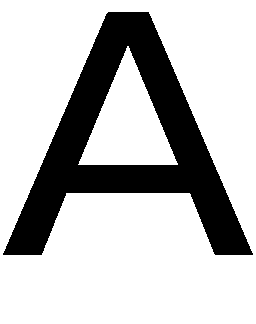
//> input picture assets/images/A.bmp, 256 x 324 px
$ ./ip-project   (built with g++ and OpenCV 4)
//> lines starting //> are read from the running program, lines starting //| are printed output that depends on the picture; after the words box and inside, x2 and y2 are one past the last pixel; in counts of white or black regions, pixels touching at a corner belong together
#include "stdafx.h"
#include "common.h"
#include <fstream>

using namespace std;
using namespace cv;

bool is_inside(Mat img, int i, int j) {
    return (i >= 0 && i < img.rows && j >= 0 && j < img.cols);
}

/*----------------------------------------------------------------------------------------------------------------
------------------------------------------------------------------------------------------------------------------
EDGE DETECTION ON SIMPLE IMAGES (WITHOUT HOLE DETECTION)
------------------------------------------------------------------------------------------------------------------
------------------------------------------------------------------------------------------------------------------*/
vector<pair<int, int>> calculate_perimeter(Mat_<uchar> img) {
    vector<pair<int, int>> boundary;
    int i, j;

    // Find P_0
    pair<int, int> P_0;
    for (i = 0; i < img.rows; i++) {
        for (j = 0; j < img.cols; j++) {
            if (img(i, j) == 0) {
                P_0 = make_pair(i, j);
                break;
            }
        }
        if (P_0.first != 0 || P_0.second != 0) {
            break;
        }
    }

    boundary.push_back(P_0);

    int n8_di[8] = { 0, -1, -1,  -1,  0,  1, 1, 1 };
    int n8_dj[8] = { 1,  1,  0,  -1, -1, -1, 0, 1 };

    int dir = 7;
    Point P_current(P_0.second, P_0.first);
    while (true) {
        int new_dir;
        if (dir % 2 == 0) {
            new_dir = (dir + 7) % 8;
        }
        else {
            new_dir = (dir + 6) % 8;
        }
        for (int k = 0; k < 8; k++) {
            int new_i = P_current.y + n8_di[new_dir];
            int new_j = P_current.x + n8_dj[new_dir];
            if (img(new_i, new_j) == 0) {
                P_current.x = new_j;
                P_current.y = new_i;
                boundary.push_back(make_pair(new_i, new_j));
                dir = new_dir;
                break;
            }
            new_dir = (new_dir + 1) % 8;
        }
        if (boundary.size() > 2 && boundary[0] == boundary[boundary.size() - 2] && boundary[boundary.size() - 1] == boundary[1]) {
            break;
        }
    }

    // Draw boundary on the image
    Mat boundary_img(img.rows, img.cols, CV_8UC3, Scalar(255, 255, 255));
    for (int i = 0; i < boundary.size() - 1; i++) {
        line(boundary_img, Point(boundary[i].second, boundary[i].first), Point(boundary[i + 1].second, boundary[i + 1].first), Scalar(0, 0, 255), 1);
    }

    imshow("Boundary", boundary_img);
    waitKey(0);

    return boundary;
}

// [25 lines left out: function generate_gcode, not called in this run]

/*----------------------------------------------------------------------------------------------------------------
------------------------------------------------------------------------------------------------------------------
EDGE DETECTION ON SIMPLE IMAGES (WITH HOLE DETECTION)
------------------------------------------------------------------------------------------------------------------
------------------------------------------------------------------------------------------------------------------*/
// Next direction to follow while tracing the contour
const int yChainNeighbours[] = { 0, -1, -1, -1, 0, 1, 1, 1 };
const int xChainNeighbours[] = { 1, 1, 0, -1, -1, -1, 0, 1 };

// Neighboring pixels for labeling connected holes
const int yNeighbours[] = { -1, -1, -1, 0, 0, 1, 1, 1 };
const int xNeighbours[] = { -1, 0, 1, -1, 1, -1, 0, 1 };

int totalHoles = 0;
Mat holeLabels;
Mat contour;
vector<Point> contourPoints;
vector<vector<Point>> holes;

// Function to fill a connected hole with a unique label
// [226 lines left out: functions fillLabel, traceHole, traceContour, drawContour, contour_wrapper, generate_gcode_holes, not called in this run]

/*----------------------------------------------------------------------------------------------------------------
------------------------------------------------------------------------------------------------------------------
CANNY EDGE DETECTION WITH BUILT-IN FUNCTION
------------------------------------------------------------------------------------------------------------------
------------------------------------------------------------------------------------------------------------------*/
Mat canny(Mat img) {
    Mat img_gray;
    cvtColor(img, img_gray, COLOR_GRAY2BGR);

    Mat img_blur;
    GaussianBlur(img_gray, img_blur, Size(3, 3), 0);

    Mat edges;
    Canny(img_blur, edges, 100, 200, 3, false);

    imshow("Built-in Canny", edges);

    return edges;
}

/*----------------------------------------------------------------------------------------------------------------
------------------------------------------------------------------------------------------------------------------
CANNY EDGE DETECTION
------------------------------------------------------------------------------------------------------------------
------------------------------------------------------------------------------------------------------------------*/
Mat_<float> convolution(Mat_<uchar> img, Mat_<float> H) {

    Mat_<float> conv = Mat_<float>::zeros(img.size());

    for (int i = 0; i < img.rows; i++) {
        for (int j = 0; j < img.cols; j++) {
            float sum = 0;
            for (int u = 0; u < H.rows; u++) {
                for (int v = 0; v < H.cols; v++) {
                    if (is_inside(img, i + u - H.rows / 2, j + v - H.cols / 2))
                        sum += H(u, v) * img(i + u - H.rows / 2, j + v - H.cols / 2);
                }
            }
            conv(i, j) = sum;
        }
    }
    return conv;
}

Mat_<uchar> canny_edge_detection(Mat_<uchar> img) {
    // 1. Gradient
    Mat_<float> sobelX = (Mat_<float>(3, 3) << -1, 0, 1, -2, 0, 2, -1, 0, 1);
    Mat_<float> sobelY = (Mat_<float>(3, 3) << 1, 2, 1, 0, 0, 0, -1, -2, -1);

    Mat_<float> dx = convolution(img, sobelX);
    Mat_<float> dy = convolution(img, sobelY);

    // imshow("dx", abs(dx)/255);
    // imshow("dy", abs(dy)/255);

    // 2. Magnitude and angle
    Mat_<float> mag(img.rows, img.cols);
    Mat_<float> ang(img.rows, img.cols);

    for (int i = 0; i < img.rows; i++) {
        for (int j = 0; j < img.cols; j++) {
            mag(i, j) = sqrt(dx(i, j) * dx(i, j) + dy(i, j) * dy(i, j));
            ang(i, j) = atan2(dy(i, j), dx(i, j));
        }
    }

    Mat_<float> magCopy(img.rows, img.cols);
    for (int i = 0; i < img.rows; i++) {
        for (int j = 0; j < img.cols; j++) {
            magCopy(i, j) = mag(i, j) / (4 * sqrt(2) * 255);
        }
    }

    //imshow("mag", magCopy);

    // 3. Quantize the angles
    Mat_<int> q(img.rows, img.cols);
    for (int i = 0; i < img.rows; i++) {
        for (int j = 0; j < img.cols; j++) {
            float a = ang(i, j);
            if (a < 0) {
                a += 2 * PI;
            }
            q(i, j) = int(round(a / (2 * PI) * 8)) % 8;
        }
    }

    // 4. Edge thinning
    int di[] = { -1, -1, 0, 1, 1, 1, 0, -1 };
    int dj[] = { 0, 1, 1, 1, 0, -1, -1, -1 };

    Mat_<float> magCopy2 = mag.clone();  // Create a copy of mag matrix

    for (int i = 1; i < img.rows - 1; i++) {
        for (int j = 1; j < img.cols - 1; j++) {
            int qi = q(i, j);
            float m = mag(i, j);

            // Non-maximum suppression
            float m1, m2;
            if (qi == 0 || qi == 4) {
                m1 = mag(i, j - 1);
                m2 = mag(i, j + 1);
            }
            else if (qi == 1 || qi == 5) {
                m1 = mag(i - 1, j + 1);
                m2 = mag(i + 1, j - 1);
            }
            else if (qi == 2 || qi == 6) {
                m1 = mag(i - 1, j);
                m2 = mag(i + 1, j);
            }
            else {
                m1 = mag(i - 1, j - 1);
                m2 = mag(i + 1, j + 1);
            }

            if (m < m1 || m < m2) {
                magCopy2(i, j) = 0;
            }
        }
    }

    //imshow("edge thinning", magCopy2);

    // 5. Thresholding
    float lowThreshold = 0.1;
    float highThreshold = 0.3;

    Mat_<uchar> edgeMap = Mat_<uchar>(img.rows, img.cols, (uchar)0);

    for (int i = 1; i < img.rows - 1; i++) {
        for (int j = 1; j < img.cols - 1; j++) {
            float t1 = highThreshold * 255;
            float t2 = lowThreshold * 255;

            if (magCopy2(i, j) >= t1) {
                edgeMap(i, j) = 255;
            }
            else if (magCopy2(i, j) >= t2 && (magCopy2(i - 1, j) >= t1 || magCopy2(i + 1, j) >= t1 ||
                magCopy2(i, j - 1) >= t1 || magCopy2(i, j + 1) >= t1 ||
                magCopy2(i - 1, j - 1) >= t1 || magCopy2(i - 1, j + 1) >= t1 ||
                magCopy2(i + 1, j - 1) >= t1 || magCopy2(i + 1, j + 1) >= t1)) {
                edgeMap(i, j) = 255;
            }
        }
    }

    imshow("Explicit Canny", edgeMap);
    waitKey(0);

    return edgeMap;
}

// [42 lines left out: function generate_canny_gcode, not called in this run]


int main() {
    string imagePath;

menu:
    // Prompt the user to select an image
    int option;
    cout << "Select an image:\n";
    cout << "1. A.bmp\n";
    cout << "2. B.bmp\n";
    cout << "3. C.bmp\n";
    cout << "4. F.bmp\n";
    cout << "ESC: Exit\n";
    cout << "Enter your choice: ";
    cin >> option;
//> the answer given: 1

    // Set the image path based on the selected option
    switch (option) {
        case 1:
            imagePath = "..\\PROJECT\\LETTER IMAGES\\A.bmp";
            break;
        case 2:
            imagePath = "..PROJECT\\LETTER IMAGES\\B.bmp";
            break;
        case 3:
            imagePath = "..\\PROJECT\\LETTER IMAGES\\C.bmp";
            break;
        case 4:
            imagePath = "..\\PROJECT\\LETTER IMAGES\\F.bmp";
            break;
        default:
            std::cerr << "Invalid option. Exiting.\n";
            return 1;
    }

    // Read the selected image
    Mat img = imread(imagePath, IMREAD_GRAYSCALE);
//> img: 324 rows x 256 cols, CV_8UC1; 75.6% white; 1 black region, box (x1, y1, x2, y2) and area: (3, 12, 253, 255) 20257
    if (img.empty()) {
        cerr << "Failed to open the image. Exiting.\n";
        return 1;
    }

    // Display the original image
    imshow("Original", img);

    // Calculate the boundary
    vector<pair<int, int>> boundary = calculate_perimeter(img);
//> the loop in calculate_perimeter, `for (i = 0; i < img.rows; i++)` made 13 passes
//> P_0 on passes 1 to 12: (0, 0), (0, 0), (0, 0), (0, 0), (0, 0), (0, 0), (0, 0), (0, 0), (0, 0), (0, 0), (0, 0), (0, 0)
//> in calculate_perimeter, `boundary.push_back(P_0);`: boundary = 1 pair: [12, 108]
//> in calculate_perimeter, `Point P_current(P_0.second, P_0.first);`: P_current = Point(108, 12)
//> the loop in calculate_perimeter, `while (true)` made 847 passes
//> (new_dir, dir) on passes 2 to 13: (5, 5), (6, 6), (5, 5), (6, 6), (6, 6), (5, 5), (6, 6), (5, 5), (6, 6), (5, 5), (6, 6), (6, 6)
//> new_dir on passes 62, 64, 65, 67, 69, 71: 5, 5, 5, 5, 5, 5
//> after the loop in calculate_perimeter, `while (true)`: boundary = 848 pairs, first 12: [12, 108], [13, 107], [14, 106], [15, 106], [16, 105], [17, 105], [18, 105], [19, 104], [20, 104], [21, 103], [22, 103], [23, 102]; dir = 5
//> after the loop in calculate_perimeter, `for (int i = 0; i < boundary.size() - 1; i++)`:
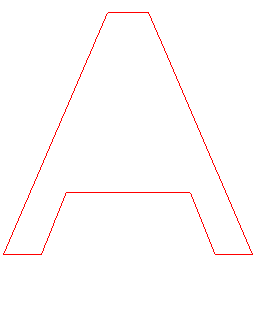
//> boundary_img: 324 rows x 256 cols, CV_8UC3; mean B, G, R 252.4, 252.4, 255
    Mat canny_boundary = canny(img);
//> in canny, img_gray is the input picture: 324 rows x 256 cols, CV_8UC3; 75.6% white; 1 black region, box (x1, y1, x2, y2) and area: (3, 12, 253, 255) 20257
//> in canny, `Canny(img_blur, edges, 100, 200, 3, false);`:
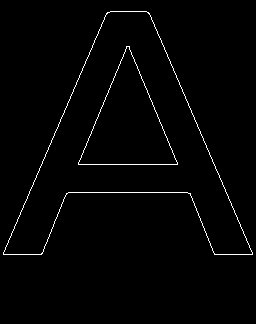
//> edges: 324 rows x 256 cols, CV_8UC1; 1.4% white in thin lines or dots, all inside (x1, y1, x2, y2) = (3, 11, 253, 255)
    Mat_<uchar> canny_edge = canny_edge_detection(img);
//> after the loop in convolution, `for (int i = 0; i < img.rows; i++)`:
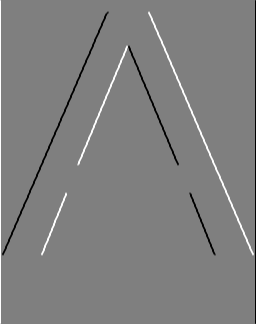
//> conv: 324 rows x 256 cols, CV_32FC1; min -1020, max 1020, mean 0; drawn with min black and max white
//> after the loop in convolution (call 2), `for (int i = 0; i < img.rows; i++)`:
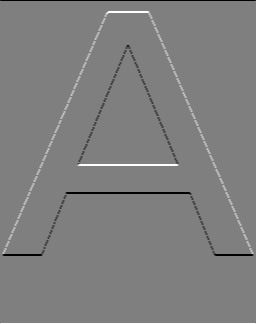
//> conv: 324 rows x 256 cols, CV_32FC1; min -1020, max 1020, mean 0; drawn with min black and max white
//> after the loop in canny_edge_detection, `for (int i = 0; i < img.rows; i++)`:
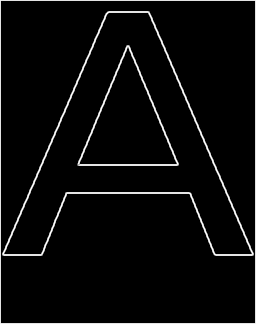
//> mag: 324 rows x 256 cols, CV_32FC1; min 0, max 1140.4, mean 45.7; drawn with min black and max white
//> after the loop in canny_edge_detection, `for (int i = 0; i < img.rows; i++)`:
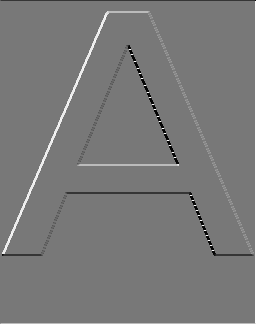
//> ang: 324 rows x 256 cols, CV_32FC1; min -2.82, max 3.14, mean 0.0216; drawn with min black and max white
//> after the loop in canny_edge_detection, `for (int i = 0; i < img.rows; i++)`:
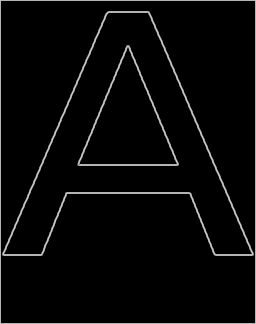
//> magCopy: 324 rows x 256 cols, CV_32FC1; min 0, max 0.791, mean 0.0317
//> (the run ends here: the program needs code that is not available in this run, at `a += 2 * PI;`)
